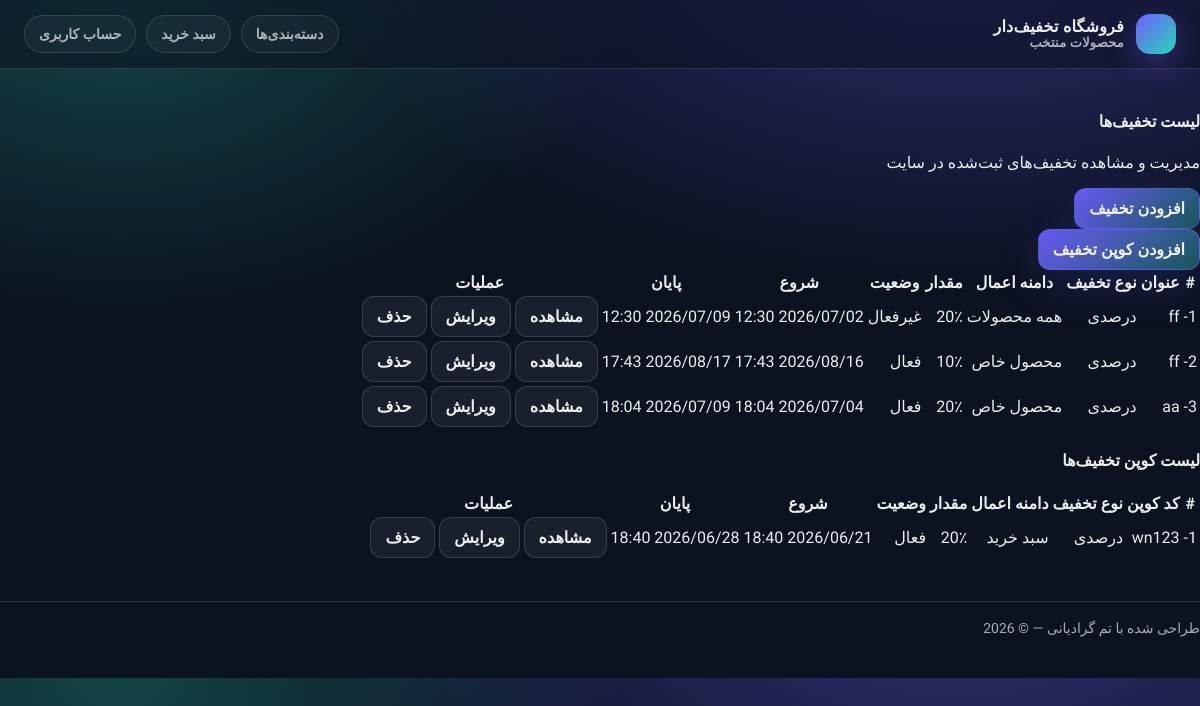
Page /coupon/ (signed in) on the committed database.
### coupon/models.py (models this page shows, shortened)
class Discount(models.Model):
    APPLY_TO_CHOICES = (
        ('all', 'همه مجصولات'),
        ('product', 'یک محصول'),
        ('category', 'یک دسته'),
    )
    DISCOUNT_TYPE_CHOICES = (
        ('percent', 'درصدی'),
        ('amount', 'تومانی')
    )
    title = models.CharField(max_length=100, verbose_name="عنوان کمپین")
    apply_to = models.CharField(max_length=20, choices=APPLY_TO_CHOICES, default='all', verbose_name='اعمال روی')
    discount_type = models.CharField(max_length=10, choices=DISCOUNT_TYPE_CHOICES, verbose_name='نوع تخفثف')
    value = models.PositiveIntegerField(default=0, verbose_name='مقدار تخفیف')
    is_active = models.BooleanField(default=True)
    start_date = models.DateTimeField(null=True, blank=True)
    end_date = models.DateTimeField(null=True, blank=True)
    product = models.ForeignKey(Product, null=True, blank=True, on_delete=models.CASCADE, verbose_name='محصول')
    category = models.ForeignKey(Category, null=True, blank=True, on_delete=models.CASCADE, verbose_name='دسته بندی')
    created_at = models.DateTimeField(auto_now_add=True)
    updated_at = models.DateTimeField(auto_now=True)

class DiscountCoupon(models.Model):
    APPLY_TO_CHOICES = (
        ('cart', 'سبد خرید'),
        ('product', 'یک محصول'),
    )
    DISCOUNT_TYPE_CHOICES = (
        ('percent', 'درصدی'),
        ('amount', 'تومانی')
    )
    coupon = models.CharField(max_length=100, verbose_name="کوپن")
    apply_to = models.CharField(max_length=20, choices=APPLY_TO_CHOICES, default='cart', verbose_name='اعمال روی')
    discount_type = models.CharField(max_length=10, choices=DISCOUNT_TYPE_CHOICES, verbose_name='نوع تخفثف')
    value = models.PositiveIntegerField(default=0, verbose_name='مقدار تخفیف')
    is_active = models.BooleanField(default=True)
    start_date = models.DateTimeField(null=True, blank=True)
    end_date = models.DateTimeField(null=True, blank=True)
    product = models.ForeignKey(Product, null=True, blank=True, on_delete=models.CASCADE, verbose_name='محصول')
    created_at = models.DateTimeField(auto_now_add=True)
    updated_at = models.DateTimeField(auto_now=True)

### coupon/views.py (the view)
# urls.py: path('', views.CouponList.as_view(), name='coupon_list'),
class CouponList(UserPassesTestMixin, generic.ListView):
    model = Discount
    context_object_name = 'discounts'
    paginate_by = 10
    template_name = 'coupon/coupon_list.html'
    success_url = reverse_lazy('catalog:product_list')
    def test_func(self):
        return self.request.user.is_superuser
    def get_context_data(self, **kwargs):
        try:
            context = super().get_context_data(**kwargs)
            context['discount_coupon'] = DiscountCoupon.objects.all()
            return context
        except Exception as e:
            logging.error(f"مشکل در دریافت تخفیف ها {e} ", exc_info=True)
            raise Exception("")

### cart/context_processors.py (called while the page is built)
def cart(request):
    return {'cart': Cart(request)}

### coupon/templates/coupon/coupon_list.html (shortened to what this page needs)
{% extends 'parent/base.html' %}
{% block content %}
<div class="container-fluid py-4">
    <div class="d-flex flex-wrap justify-content-between align-items-center mb-4">
        <div>
            <h4 class="mb-1 fw-bold">لیست تخفیف‌ها</h4>
            <p class="text-muted mb-0">مدیریت و مشاهده تخفیف‌های ثبت‌شده در سایت</p>
        </div>
        <div class="d-flex gap-2 mt-3 mt-md-0">
            <a href="{% url 'coupon:coupon_create' %}" class="btn btn-primary">
                افزودن تخفیف
            </a>
        </div>
        <div class="d-flex gap-2 mt-3 mt-md-0">
            <a href="{% url 'coupon:coupon_create_user' %}" class="btn btn-primary">
                افزودن کوپن تخفیف
            </a>
        </div>
    </div>
    <div class="card shadow-sm border-0">
        <div class="card-body p-0">
            <div class="table-responsive">
                <table class="table table-hover align-middle mb-0">
                    <thead class="table-light">
                    <tr>
                        <th class="px-3">#</th>
                        <th>عنوان</th>
                        <th>نوع تخفیف</th>
                        <th>دامنه اعمال</th>
                        <th>مقدار</th>
                        <th>وضعیت</th>
                        <th>شروع</th>
                        <th>پایان</th>
                        <th class="text-center">عملیات</th>
                    </tr>
                    </thead>
                    <tbody>
                    {% for discount in discounts %}
                    <tr>
                        <td class="px-3">{{ forloop.counter }}-</td>
                        <td class="fw-semibold">{{ discount.title }}</td>
                        <td>
                            {% if discount.discount_type == 'percent' %}
                            <span class="badge bg-info text-dark">درصدی</span>
                            {% else %}
                            <span class="badge bg-warning text-dark">مبلغی</span>
                            {% endif %}
                        </td>
                        <td>
                            {% if discount.apply_to == 'all' %}
                            <span class="badge bg-success">همه محصولات</span>
                            {% elif discount.apply_to == 'product' %}
                            <span class="badge bg-primary">محصول خاص</span>
                            {% elif discount.apply_to == 'category' %}
                            <span class="badge bg-secondary">دسته خاص</span>
                            {% endif %}
                        </td>
                        <td>
                            {% if discount.discount_type == 'percent' %}
                            {{ discount.value }}٪
                            {% else %}
                            {{ discount.value }} تومان
                            {% endif %}
                        </td>
                        <td>
                            {% if discount.is_active %}
                            <span class="badge bg-success">فعال</span>
                            {% else %}
                            <span class="badge bg-danger">غیرفعال</span>
                            {% endif %}
                        </td>
                        <td>
                            {% if discount.start_date %}
                            {{ discount.start_date|date:"Y/m/d H:i" }}
                            {% else %}
                            -
                            {% endif %}
                        </td>
                        <td>
                            {% if discount.end_date %}
                            {{ discount.end_date|date:"Y/m/d H:i" }}
                            {% else %}
                            -
                            {% endif %}
                        </td>
                        <td class="text-center">
                            <div class="btn-group btn-group-sm" role="group">
                                <a href="{% url 'coupon:coupon_detail' discount.id %}" class="btn btn-outline-info">
                                    مشاهده
                                </a>
                                <a href="{% url 'coupon:coupon_edit' discount.id %}" class="btn btn-outline-primary">
                                    ویرایش
                                </a>
                                <a href="{% url 'coupon:coupon_delete' discount.id %}" class="btn btn-outline-danger">
                                    حذف
                                </a>
                            </div>
                        </td>
                    </tr>
                    {% empty %}
                    <tr>
                        <td colspan="9" class="text-center py-5 text-muted">
                            هیچ تخفیفی ثبت نشده است.
                        </td>
                    </tr>
                    {% endfor %}
                    </tbody>
                </table>
            </div>
        </div>
    </div>
            <div>
            <h4 class="mb-1 fw-bold">لیست کوپن تخفیف‌ها</h4>
        </div>
     <div class="card shadow-sm border-0">
        <div class="card-body p-0">
            <div class="table-responsive">
                <table class="table table-hover align-middle mb-0">
                    <thead class="table-light">
                    <tr>
                        <th class="px-3">#</th>
                        <th>کد کوپن</th>
                        <th>نوع تخفیف</th>
                        <th>دامنه اعمال</th>
                        <th>مقدار</th>
                        <th>وضعیت</th>
                        <th>شروع</th>
                        <th>پایان</th>
                        <th class="text-center">عملیات</th>
                    </tr>
                    </thead>
                    <tbody>
                    {% for discount in discount_coupon %}
                    <tr>
                        <td class="px-3">{{ forloop.counter }}-</td>
                        <td class="fw-semibold">{{ discount.coupon }}</td>
                        <td>
                            {% if discount.discount_type == 'percent' %}
                            <span class="badge bg-info text-dark">درصدی</span>
                            {% else %}
                            <span class="badge bg-warning text-dark">مبلغی</span>
                            {% endif %}
                        </td>
                        <td>
                            {% if discount.apply_to == 'cart' %}
                            <span class="badge bg-success">سبد خرید</span>
                            {% elif discount.apply_to == 'product' %}
                            <span class="badge bg-primary">محصول خاص</span>
                            {% endif %}
                        </td>
                        <td>
                            {% if discount.discount_type == 'percent' %}
                            {{ discount.value }}٪
                            {% else %}
                            {{ discount.value }} تومان
                            {% endif %}
                        </td>
                        <td>
                            {% if discount.is_active %}
                            <span class="badge bg-success">فعال</span>
                            {% else %}
                            <span class="badge bg-danger">غیرفعال</span>
                            {% endif %}
                        </td>
                        <td>
                            {% if discount.start_date %}
                            {{ discount.start_date|date:"Y/m/d H:i" }}
                            {% else %}
                            -
                            {% endif %}
                        </td>
                        <td>
                            {% if discount.end_date %}
                            {{ discount.end_date|date:"Y/m/d H:i" }}
                            {% else %}
                            -
                            {% endif %}
                        </td>
                        <td class="text-center">
                            <div class="btn-group btn-group-sm" role="group">
                                <a href="{% url 'coupon:discount_coupon_detail' discount.id %}" class="btn btn-outline-info">
                                    مشاهده
                                </a>
                                <a href="{% url 'coupon:discount_coupon_edit' discount.id %}" class="btn btn-outline-primary">
                                    ویرایش
                                </a>
                                <a href="{% url 'coupon:discount_coupon_delete' discount.id %}" class="btn btn-outline-danger">
                                    حذف
                                </a>
                            </div>
                        </td>
                    </tr>
                    {% empty %}
                    <tr>
                        <td colspan="9" class="text-center py-5 text-muted">
                            هیچ تخفیفی ثبت نشده است.
                        </td>
                    </tr>
                    {% endfor %}
                    </tbody>
                </table>
            </div>
        </div>
    </div>
</div>
{% endblock %}

### catalog/templates/parent/base.html (style rules this page uses)
:root { --bg: #0b1220; --card: rgba(255,255,255,.06); --card2: rgba(255,255,255,.09); --text: rgba(255,255,255,.92); --muted: rgba(255,255,255,.65); --border: rgba(255,255,255,.12); --primary: #6d5efc; --primary2: #28d7b6; --danger: #ff4d6d; --shadow: 0 18px 60px rgba(0,0,0,.35); --radius: 18px; }
* { box-sizing: border-box; }
body { margin:0; font-family:"Vazirmatn", system-ui, -apple-system, Segoe UI, Roboto, Arial; background: radial-gradient(1200px 700px at 80% -100px, rgba(109,94,252,.38), transparent 55%), radial-gradient(1000px 650px at 10% 0px, rgba(40,215,182,.25), transparent 50%), var(--bg); color: var(--text); }
a { color: inherit; text-decoration: none; }
.btn { display:inline-flex; align-items:center; justify-content:center; padding: 10px 14px; border-radius: 12px; border: 1px solid rgba(255,255,255,.14); background: rgba(255,255,255,.06); color: var(--text); font-weight: 700; transition: .2s; cursor:pointer; }
.btn-primary { border-color: rgba(109,94,252,.55); background: linear-gradient(135deg, rgba(109,94,252,.95), rgba(40,215,182,.35)); box-shadow: 0 18px 45px rgba(109,94,252,.18); }

### rows in the picture
Discount: title "ff", discount_type "درصدی", apply_to "همه محصولات", value "20", is_active "غیرفعال", start_date "2026/07/02 12:30", end_date "2026/07/09 12:30"
Discount: title "ff", discount_type "درصدی", apply_to "محصول خاص", value "10", is_active "فعال", start_date "2026/08/16 17:43", end_date "2026/08/17 17:43"
Discount: title "aa", discount_type "درصدی", apply_to "محصول خاص", value "20", is_active "فعال", start_date "2026/07/04 18:04", end_date "2026/07/09 18:04"
DiscountCoupon: coupon "wn123", discount_type "درصدی", apply_to "سبد خرید", value "20", is_active "فعال", start_date "2026/06/21 18:40", end_date "2026/06/28 18:40"
